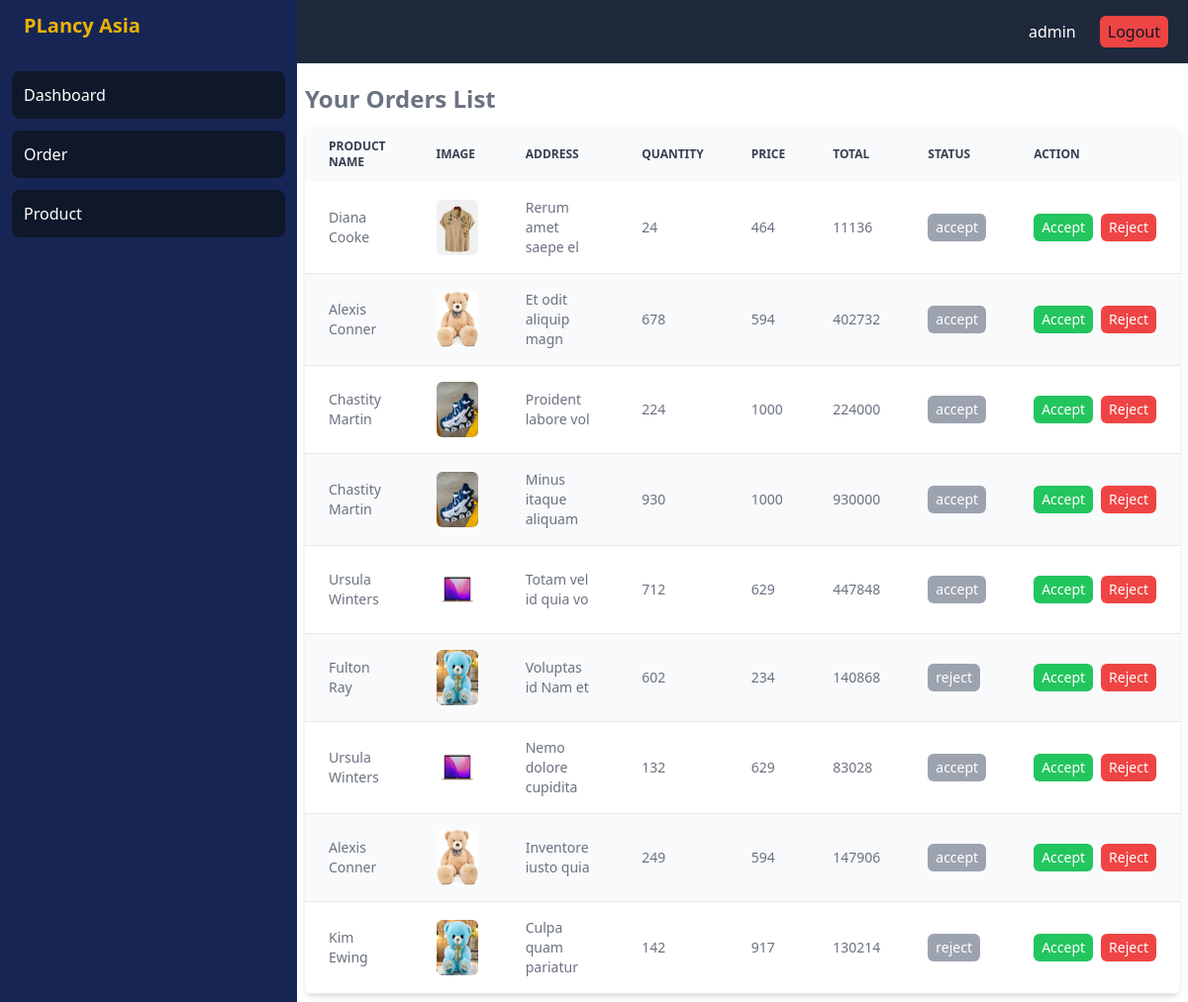
The app's page /adminOrder.php (signed in) with its own data.
### tables this page shows
CREATE TABLE `orders` (
  `id` int(11) NOT NULL,
  `user_id` int(11) NOT NULL,
  `qty` int(11) NOT NULL,
  `total` int(11) NOT NULL,
  `address` varchar(200) NOT NULL,
  `stautus` enum('pending','accept','reject') NOT NULL DEFAULT 'pending',
  `product_name` varchar(2000) NOT NULL,
  `price` int(200) NOT NULL,
  `image` varchar(200) NOT NULL
);

### adminOrder.php (the view, shortened to what this page needs)
<?php
include './config.php';
$stmt = $pdo->query("SELECT * FROM orders");
$orders = $stmt->fetchAll(PDO::FETCH_ASSOC);
?>
<div class=" p-2">
    <h1 class="py-3 text-gray-500 text-2xl font-semibold">Your Orders List</h1>
    <div class="relative overflow-x-auto shadow-md sm:rounded-lg ">
        <table class="w-full text-sm text-left rtl:text-right text-gray-500 dark:text-gray-400">
            <thead class="text-xs text-gray-700 uppercase bg-gray-50 dark:bg-gray-700 dark:text-gray-400">
                <tr>
                    <th scope="col" class="px-6 py-3">
                        Product name
                    </th>
                    <th scope="col" class="px-6 py-3">
                        Image
                    </th>
                    <th scope="col" class="px-6 py-3">
                        Address
                    </th>
                    <th scope="col" class="px-6 py-3">
                        Quantity
                    </th>
                    <th scope="col" class="px-6 py-3">
                        Price
                    </th>
                    <th scope="col" class="px-6 py-3">
                        Total
                    </th>
                    <th scope="col" class="px-6 py-3">
                        Status
                    </th>
                    <th scope="col" class="px-6 py-3">
                        Action
                    </th>
                </tr>
            </thead>
            <tbody>
                <?php foreach ($orders as $order): ?>
                <tr class="odd:bg-white odd:dark:bg-gray-900 even:bg-gray-50 even:dark:bg-gray-800 border-b dark:border-gray-700">
                    <td class="px-6 py-4"><?=$order['product_name']?></td>
                    <td class="px-6 py-4"><img class=" w-20 h-14 rounded-md" src="<?='./uploads/' . $order['image']?>" alt=""></td>
                    <td class="px-6 py-4"><?=$order['address']?></td>
                    <td class="px-6 py-4"><?=$order['qty']?></td>
                    <td class="px-6 py-4"><?=$order['price']?></td>
                    <td class="px-6 py-4"><?=$order['total']?></td>
                    <td class="px-6 py-4">
                        <button class=" bg-gray-400 px-2 py-1 rounded-md text-white"><?=$order['stautus']?></button>
                    </td>
                    <td class="px-6 py-4 ">
                        <div class="flex space-x-2">
                            <form action="" method="post">
                                <button name="accept" type="submit" class=" bg-green-500 px-2 py-1 rounded-md text-white">Accept</button>
                            </form>
                            <form action="" method="post">
                                <button name="reject" type="submit" class="bg-red-500 px-2 py-1 rounded-md text-white">Reject</button>
                            </form>
                        </div>
                    </td>
                </tr>
                <?php endforeach;?>
            </tbody>
        </table>
    </div>
</div>
<?php
include './dashboard.php';
?>

### records on screen
orders: product_name "Diana Cooke", image (picture), address "Rerum amet saepe el", qty "24", price "464", total "11136", stautus "accept"
orders: product_name "Alexis Conner", image (picture), address "Et odit aliquip magn", qty "678", price "594", total "402732", stautus "accept"
orders: product_name "Chastity Martin", image (picture), address "Proident labore vol", qty "224", price "1000", total "224000", stautus "accept"
orders: product_name "Chastity Martin", image (picture), address "Minus itaque aliquam", qty "930", price "1000", total "930000", stautus "accept"
orders: product_name "Ursula Winters", image (picture), address "Totam vel id quia vo", qty "712", price "629", total "447848", stautus "accept"
orders: product_name "Fulton Ray", image (picture), address "Voluptas id Nam et", qty "602", price "234", total "140868", stautus "reject"
orders: product_name "Ursula Winters", image (picture), address "Nemo dolore cupidita", qty "132", price "629", total "83028", stautus "accept"
orders: product_name "Alexis Conner", image (picture), address "Inventore iusto quia", qty "249", price "594", total "147906", stautus "accept"
orders: product_name "Kim Ewing", image (picture), address "Culpa quam pariatur", qty "142", price "917", total "130214", stautus "reject"

### other values on screen
$name "admin"
